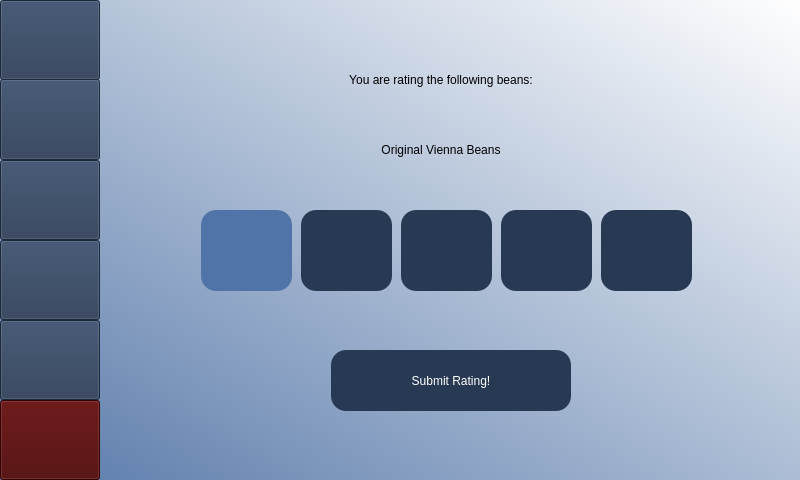
<?xml version="1.0" encoding="UTF-8"?>
<ui version="4.0">
 <class>MainWindow</class>
 <widget class="QMainWindow" name="MainWindow">
  <property name="geometry">
   <rect>
    <x>0</x>
    <y>0</y>
    <width>800</width>
    <height>480</height>
   </rect>
  </property>
  <property name="windowTitle">
   <string>MainWindow</string>
  </property>
  <property name="styleSheet">
   <string notr="true">QWidget#centralwidget{
background-color: qlineargradient(spread:reflect, x1:0, y1:1, x2:1, y2:0, stop:0 rgba(89, 122, 170, 255), stop:1 rgba(255, 255, 255, 255));}</string>
  </property>
  <widget class="QWidget" name="centralwidget">
   <layout class="QHBoxLayout" name="horizontalLayout" stretch="1,7">
    <property name="spacing">
     <number>1</number>
    </property>
    <property name="sizeConstraint">
     <enum>QLayout::SetDefaultConstraint</enum>
    </property>
    <property name="leftMargin">
     <number>0</number>
    </property>
    <property name="topMargin">
     <number>0</number>
    </property>
    <property name="rightMargin">
     <number>0</number>
    </property>
    <property name="bottomMargin">
     <number>0</number>
    </property>
    <item>
     <widget class="QWidget" name="sidebar" native="true">
      <property name="styleSheet">
       <string notr="true">QWidget#centralwidget{
background-color: qlineargradient(spread:reflect, x1:0, y1:1, x2:1, y2:0, stop:0 rgba(89, 122, 170, 255), stop:1 rgba(255, 255, 255, 255));}</string>
      </property>
      <widget class="QPushButton" name="btnProfileSidebar">
       <property name="geometry">
        <rect>
         <x>0</x>
         <y>0</y>
         <width>100</width>
         <height>80</height>
        </rect>
       </property>
       <property name="styleSheet">
        <string notr="true">background-color: rgb(40, 57, 83); 
color: white;
font: 16pt &quot;Lora&quot;;</string>
       </property>
       <property name="text">
        <string/>
       </property>
       <property name="icon">
        <iconset>
         <normaloff>images/settings.png</normaloff>images/settings.png</iconset>
       </property>
       <property name="iconSize">
        <size>
         <width>70</width>
         <height>70</height>
        </size>
       </property>
      </widget>
      <widget class="QPushButton" name="btnExitSidebar">
       <property name="geometry">
        <rect>
         <x>0</x>
         <y>400</y>
         <width>100</width>
         <height>80</height>
        </rect>
       </property>
       <property name="styleSheet">
        <string notr="true">background-color: rgb(74, 0, 0);
color: white;
font: 16pt &quot;Lora&quot;;</string>
       </property>
       <property name="text">
        <string/>
       </property>
       <property name="icon">
        <iconset>
         <normaloff>images/exit.png</normaloff>images/exit.png</iconset>
       </property>
       <property name="iconSize">
        <size>
         <width>60</width>
         <height>60</height>
        </size>
       </property>
      </widget>
      <widget class="QPushButton" name="btnStatsSidebar">
       <property name="geometry">
        <rect>
         <x>0</x>
         <y>79</y>
         <width>100</width>
         <height>81</height>
        </rect>
       </property>
       <property name="styleSheet">
        <string notr="true">background-color: rgb(40, 57, 83); 
color: white;
font: 16pt &quot;Lora&quot;;</string>
       </property>
       <property name="text">
        <string/>
       </property>
       <property name="icon">
        <iconset>
         <normaloff>images/analytics.png</normaloff>images/analytics.png</iconset>
       </property>
       <property name="iconSize">
        <size>
         <width>60</width>
         <height>60</height>
        </size>
       </property>
      </widget>
      <widget class="QPushButton" name="btnRatingSidebar">
       <property name="geometry">
        <rect>
         <x>0</x>
         <y>160</y>
         <width>100</width>
         <height>80</height>
        </rect>
       </property>
       <property name="styleSheet">
        <string notr="true">background-color: rgb(40, 57, 83); 
color: white;
font: 16pt &quot;Lora&quot;;</string>
       </property>
       <property name="text">
        <string/>
       </property>
       <property name="icon">
        <iconset>
         <normaloff>images/rating.png</normaloff>images/rating.png</iconset>
       </property>
       <property name="iconSize">
        <size>
         <width>60</width>
         <height>60</height>
        </size>
       </property>
      </widget>
      <widget class="QPushButton" name="btnResourcesSidebar">
       <property name="geometry">
        <rect>
         <x>0</x>
         <y>240</y>
         <width>100</width>
         <height>80</height>
        </rect>
       </property>
       <property name="styleSheet">
        <string notr="true">background-color: rgb(40, 57, 83); 
color: white;
font: 16pt &quot;Lora&quot;;</string>
       </property>
       <property name="text">
        <string/>
       </property>
       <property name="icon">
        <iconset>
         <normaloff>images/milk-box.png</normaloff>images/milk-box.png</iconset>
       </property>
       <property name="iconSize">
        <size>
         <width>60</width>
         <height>60</height>
        </size>
       </property>
      </widget>
      <widget class="QPushButton" name="btnRefillSidebar">
       <property name="geometry">
        <rect>
         <x>0</x>
         <y>320</y>
         <width>100</width>
         <height>80</height>
        </rect>
       </property>
       <property name="styleSheet">
        <string notr="true">background-color: rgb(40, 57, 83); 
color: white;
font: 16pt &quot;Lora&quot;;</string>
       </property>
       <property name="text">
        <string/>
       </property>
       <property name="icon">
        <iconset>
         <normaloff>images/coffee-filter.png</normaloff>images/coffee-filter.png</iconset>
       </property>
       <property name="iconSize">
        <size>
         <width>60</width>
         <height>60</height>
        </size>
       </property>
      </widget>
     </widget>
    </item>
    <item>
     <widget class="QWidget" name="ratingPage" native="true">
      <property name="styleSheet">
       <string notr="true">QWidget#centralwidget{
background-color: qlineargradient(spread:reflect, x1:0, y1:1, x2:1, y2:0, stop:0 rgba(89, 122, 170, 255), stop:1 rgba(255, 255, 255, 255));}</string>
      </property>
      <widget class="QPushButton" name="btnSubmit">
       <property name="geometry">
        <rect>
         <x>230</x>
         <y>350</y>
         <width>240</width>
         <height>61</height>
        </rect>
       </property>
       <property name="styleSheet">
        <string notr="true">border-radius:15px;
background-color: rgb(40, 57, 83); 
color: white;
font: 14pt &quot;Lora&quot;;</string>
       </property>
       <property name="text">
        <string>Submit Rating!</string>
       </property>
       <property name="icon">
        <iconset>
         <normaloff>images/rating.png</normaloff>images/rating.png</iconset>
       </property>
       <property name="iconSize">
        <size>
         <width>40</width>
         <height>40</height>
        </size>
       </property>
      </widget>
      <widget class="QPushButton" name="btnRating1">
       <property name="geometry">
        <rect>
         <x>100</x>
         <y>210</y>
         <width>91</width>
         <height>81</height>
        </rect>
       </property>
       <property name="styleSheet">
        <string notr="true">border-radius:15px;
background-color: rgb(81, 116, 168);
color: white;
font: 14pt &quot;Lora&quot;;</string>
       </property>
       <property name="text">
        <string/>
       </property>
       <property name="icon">
        <iconset>
         <normaloff>images/ratingKaffeebohne.png</normaloff>images/ratingKaffeebohne.png</iconset>
       </property>
       <property name="iconSize">
        <size>
         <width>50</width>
         <height>50</height>
        </size>
       </property>
      </widget>
      <widget class="QLabel" name="lblRatingBeanSort">
       <property name="geometry">
        <rect>
         <x>90</x>
         <y>130</y>
         <width>500</width>
         <height>40</height>
        </rect>
       </property>
       <property name="styleSheet">
        <string notr="true">font: 18pt &quot;Oswald&quot;; color:rgb(0, 0, 0)</string>
       </property>
       <property name="text">
        <string>&lt;html&gt;&lt;head/&gt;&lt;body&gt;&lt;p align=&quot;center&quot;&gt;Original Vienna Beans&lt;/p&gt;&lt;/body&gt;&lt;/html&gt;</string>
       </property>
      </widget>
      <widget class="QLabel" name="lblRatinBeans">
       <property name="geometry">
        <rect>
         <x>90</x>
         <y>60</y>
         <width>500</width>
         <height>40</height>
        </rect>
       </property>
       <property name="styleSheet">
        <string notr="true">font: 18pt &quot;Oswald&quot;; color:rgb(0, 0, 0)</string>
       </property>
       <property name="text">
        <string>&lt;html&gt;&lt;head/&gt;&lt;body&gt;&lt;p align=&quot;center&quot;&gt;You are rating the following beans:&lt;/p&gt;&lt;/body&gt;&lt;/html&gt;</string>
       </property>
      </widget>
      <widget class="QPushButton" name="btnRating2">
       <property name="geometry">
        <rect>
         <x>200</x>
         <y>210</y>
         <width>91</width>
         <height>81</height>
        </rect>
       </property>
       <property name="styleSheet">
        <string notr="true">border-radius:15px;
background-color: rgb(40, 57, 83); 
color: white;
font: 14pt &quot;Lora&quot;;</string>
       </property>
       <property name="text">
        <string/>
       </property>
       <property name="icon">
        <iconset>
         <normaloff>images/ratingKaffeebohne.png</normaloff>images/ratingKaffeebohne.png</iconset>
       </property>
       <property name="iconSize">
        <size>
         <width>50</width>
         <height>50</height>
        </size>
       </property>
      </widget>
      <widget class="QPushButton" name="btnRating4">
       <property name="geometry">
        <rect>
         <x>400</x>
         <y>210</y>
         <width>91</width>
         <height>81</height>
        </rect>
       </property>
       <property name="styleSheet">
        <string notr="true">border-radius:15px;
background-color: rgb(40, 57, 83); 
color: white;
font: 14pt &quot;Lora&quot;;</string>
       </property>
       <property name="text">
        <string/>
       </property>
       <property name="icon">
        <iconset>
         <normaloff>images/ratingKaffeebohne.png</normaloff>images/ratingKaffeebohne.png</iconset>
       </property>
       <property name="iconSize">
        <size>
         <width>50</width>
         <height>50</height>
        </size>
       </property>
      </widget>
      <widget class="QPushButton" name="btnRating5">
       <property name="geometry">
        <rect>
         <x>500</x>
         <y>210</y>
         <width>91</width>
         <height>81</height>
        </rect>
       </property>
       <property name="styleSheet">
        <string notr="true">border-radius:15px;
background-color: rgb(40, 57, 83); 
color: white;
font: 14pt &quot;Lora&quot;;</string>
       </property>
       <property name="text">
        <string/>
       </property>
       <property name="icon">
        <iconset>
         <normaloff>images/ratingKaffeebohne.png</normaloff>images/ratingKaffeebohne.png</iconset>
       </property>
       <property name="iconSize">
        <size>
         <width>50</width>
         <height>50</height>
        </size>
       </property>
      </widget>
      <widget class="QPushButton" name="btnRating3">
       <property name="geometry">
        <rect>
         <x>300</x>
         <y>210</y>
         <width>91</width>
         <height>81</height>
        </rect>
       </property>
       <property name="styleSheet">
        <string notr="true">border-radius:15px;
background-color: rgb(40, 57, 83); 
color: white;
font: 14pt &quot;Lora&quot;;</string>
       </property>
       <property name="text">
        <string/>
       </property>
       <property name="icon">
        <iconset>
         <normaloff>images/ratingKaffeebohne.png</normaloff>images/ratingKaffeebohne.png</iconset>
       </property>
       <property name="iconSize">
        <size>
         <width>50</width>
         <height>50</height>
        </size>
       </property>
      </widget>
     </widget>
    </item>
   </layout>
  </widget>
  <action name="actionLogin">
   <property name="icon">
    <iconset>
     <normaloff>images/log-in.png</normaloff>images/log-in.png</iconset>
   </property>
   <property name="text">
    <string>Login</string>
   </property>
  </action>
  <action name="actionSign_up">
   <property name="icon">
    <iconset>
     <normaloff>images/sign-up.png</normaloff>images/sign-up.png</iconset>
   </property>
   <property name="text">
    <string>Sign up</string>
   </property>
  </action>
  <action name="actionStats">
   <property name="icon">
    <iconset>
     <normaloff>images/analytics.png</normaloff>images/analytics.png</iconset>
   </property>
   <property name="text">
    <string>Stats</string>
   </property>
  </action>
  <action name="actionResources">
   <property name="icon">
    <iconset>
     <normaloff>images/milk-box.png</normaloff>images/milk-box.png</iconset>
   </property>
   <property name="text">
    <string>Resources</string>
   </property>
  </action>
  <action name="actionProfile">
   <property name="checkable">
    <bool>true</bool>
   </property>
   <property name="icon">
    <iconset>
     <normaloff>images/settings.png</normaloff>images/settings.png</iconset>
   </property>
   <property name="text">
    <string>Profile</string>
   </property>
   <property name="font">
    <font/>
   </property>
  </action>
  <action name="actionRefill">
   <property name="icon">
    <iconset>
     <normaloff>images/coffee-filter.png</normaloff>images/coffee-filter.png</iconset>
   </property>
   <property name="text">
    <string>Refill</string>
   </property>
  </action>
  <action name="actionRating">
   <property name="icon">
    <iconset>
     <normaloff>images/rating.png</normaloff>images/rating.png</iconset>
   </property>
   <property name="text">
    <string>Rating</string>
   </property>
  </action>
 </widget>
 <resources/>
 <connections/>
</ui>
